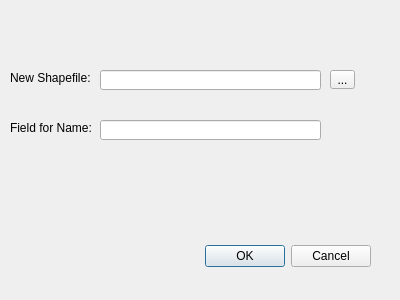
<?xml version="1.0" encoding="UTF-8"?>
<ui version="4.0">
 <class>Dialog</class>
 <widget class="QDialog" name="Dialog">
  <property name="geometry">
   <rect>
    <x>0</x>
    <y>0</y>
    <width>400</width>
    <height>300</height>
   </rect>
  </property>
  <property name="windowTitle">
   <string>Create New Shapefile</string>
  </property>
  <widget class="QDialogButtonBox" name="buttonBox">
   <property name="geometry">
    <rect>
     <x>30</x>
     <y>240</y>
     <width>341</width>
     <height>32</height>
    </rect>
   </property>
   <property name="orientation">
    <enum>Qt::Horizontal</enum>
   </property>
   <property name="standardButtons">
    <set>QDialogButtonBox::Cancel|QDialogButtonBox::Ok</set>
   </property>
  </widget>
  <widget class="QLabel" name="label">
   <property name="geometry">
    <rect>
     <x>10</x>
     <y>120</y>
     <width>121</width>
     <height>16</height>
    </rect>
   </property>
   <property name="text">
    <string>Field for Name:</string>
   </property>
  </widget>
  <widget class="QLabel" name="label_2">
   <property name="geometry">
    <rect>
     <x>10</x>
     <y>70</y>
     <width>91</width>
     <height>16</height>
    </rect>
   </property>
   <property name="text">
    <string>New Shapefile:</string>
   </property>
  </widget>
  <widget class="QLineEdit" name="shapeNewFieldNameLE">
   <property name="geometry">
    <rect>
     <x>100</x>
     <y>120</y>
     <width>221</width>
     <height>20</height>
    </rect>
   </property>
  </widget>
  <widget class="QLineEdit" name="shapeNewFileName">
   <property name="geometry">
    <rect>
     <x>100</x>
     <y>70</y>
     <width>221</width>
     <height>20</height>
    </rect>
   </property>
  </widget>
  <widget class="QToolButton" name="shapeNewFilePathBTN">
   <property name="geometry">
    <rect>
     <x>330</x>
     <y>70</y>
     <width>25</width>
     <height>19</height>
    </rect>
   </property>
   <property name="text">
    <string>...</string>
   </property>
  </widget>
 </widget>
 <resources/>
 <connections>
  <connection>
   <sender>buttonBox</sender>
   <signal>accepted()</signal>
   <receiver>Dialog</receiver>
   <slot>accept()</slot>
   <hints>
    <hint type="sourcelabel">
     <x>248</x>
     <y>254</y>
    </hint>
    <hint type="destinationlabel">
     <x>157</x>
     <y>274</y>
    </hint>
   </hints>
  </connection>
  <connection>
   <sender>buttonBox</sender>
   <signal>rejected()</signal>
   <receiver>Dialog</receiver>
   <slot>reject()</slot>
   <hints>
    <hint type="sourcelabel">
     <x>316</x>
     <y>260</y>
    </hint>
    <hint type="destinationlabel">
     <x>286</x>
     <y>274</y>
    </hint>
   </hints>
  </connection>
 </connections>
</ui>
